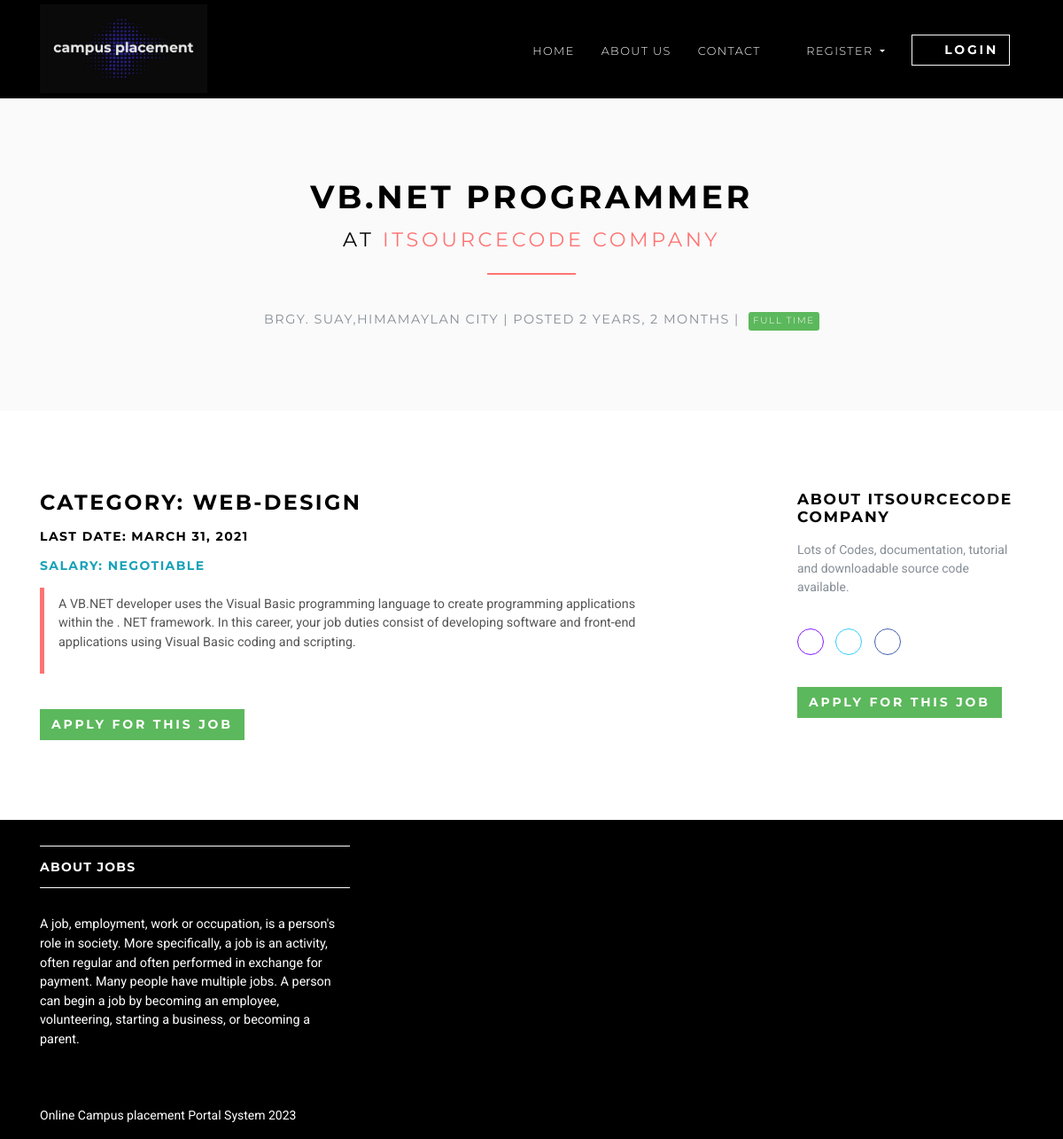
Screenshot of /jobs/1 with the database file from the repository.
### jobsapp/models.py (models this page shows, shortened)
class Job(models.Model):
    user = models.ForeignKey(User, on_delete=models.CASCADE)
    title = models.CharField(max_length=300)
    description = models.TextField()
    location = models.CharField(max_length=150)
    type = models.CharField(choices=JOB_TYPE, max_length=10)
    category = models.CharField(max_length=100)
    last_date = models.DateTimeField()
    company_name = models.CharField(max_length=100)
    company_description = models.CharField(max_length=300)
    website = models.CharField(max_length=100, default="")
    created_at = models.DateTimeField(default=timezone.now)
    filled = models.BooleanField(default=False)

### jobsapp/views/home.py (the view)
# urls.py: path('jobs/<int:id>', JobDetailsView.as_view(), name='jobs-detail'),
class JobDetailsView(DetailView):
    model = Job
    template_name = 'jobs/details.html'
    context_object_name = 'job'
    pk_url_kwarg = 'id'
    def get_object(self, queryset=None):
        obj = super(JobDetailsView, self).get_object(queryset=queryset)
        if obj is None:
            raise Http404("Job doesn't exists")
        return obj
    def get(self, request, *args, **kwargs):
        try:
            self.object = self.get_object()
        except Http404:
            raise Http404("Job doesn't exists")
        context = self.get_context_data(object=self.object)
        return self.render_to_response(context)

### templates/jobs/details.html (shortened to what this page needs)
{% extends 'base.html' %}
{% load static %}
{% load is_already_applied %}
{% block content %}
    <section class="bg-light-gray">
        <div class="container">
            <h1 class="heading">{{ job.title }}<br>
                <small>at <a href="#"> {{ job.company_name }}</a></small>
            </h1>
            <div class="job-detail-description"><i class="fa fa-map-marker job__location"> </i>
                {{ job.location }} | Posted {{ job.created_at|timesince }} |
                {% if job.type == '1' %}
                    <span class="badge featured-badge badge-success">Full time</span>
                {% elif job.type == '2' %}
                    <span class="badge featured-badge badge-primary">Part time</span>
                {% else %}
                    <span style="color: #ffffff;" class="badge featured-badge badge-warning">Internship</span>
                {% endif %}
            </div>
        </div>
    </section>
    <section>
        <div class="container">
            <div class="row">
                <div class="col-lg-8">
                    <h3>Category: {{ job.category }}</h3>
                    <h5>Last date: {{ job.last_date|date }}</h5>
                    <h5 class="text-info">Salary: Negotiable</h5>
                    <blockquote class="blockquote">
                        <p>{{ job.description }}</p>
                    </blockquote>
                    <div class="job-detail__apply-bottom">
                        {% if request.user.is_authenticated %}
                            {% is_already_applied job request.user as is_applied %}
                            {% if is_applied %}
                                <input type="button" class="btn btn-outline-white-primary" value="Already applied"/>
                            {% else %}
                                <form action="{% url 'jobs:apply-job' job.id %}" method="post">
                                    {% csrf_token %}
                                    <input type="hidden" name="job" value="{{ job.id }}">
                                    <input type="submit" class="btn btn-success"
                                           value="Apply for this job"/>
                                </form>
                            {% endif %}
                        {% else %}
                            <form action="{% url 'jobs:apply-job' job.id %}" method="post">
                                <input type="submit" class="btn btn-success"
                                       value="Apply for this job"/>
                            </form>
                        {% endif %}
                    </div>
                </div>
                <div class="col-lg-1"></div>
                <div class="col-lg-3">
                    <h4>About {{ job.company_name }}</h4>
                    <p class="job-detail__company-description">{{ job.company_description }}</p>
                    <p class="job-detail__social social social--outline">
                        <a href="{{ job.website }}" data-toggle="tooltip" data-placement="top" title="Website"
                           class="link">
                            <i class="fa fa-link"></i>
                        </a>
                        <a href="#" data-toggle="tooltip" data-placement="top" title="Twitter" class="twitter">
                            <i class="fa fa-twitter"></i>
                        </a>
                        <a href="#" data-toggle="tooltip" data-placement="top" title="Facebook" class="facebook">
                            <i class="fa fa-facebook"></i>
                        </a>
                    </p>
                    <div class="job-detail__apply-top">
                        {% if is_applied %}
                            <input type="button" class="btn btn-outline-white-primary" value="Already applied"/>
                        {% else %}
                            <form action="{% url 'jobs:apply-job' job.id %}" method="post">
                                <input type="submit" class="btn btn-success" value="Apply for this job"/>
                            </form>
                        {% endif %}
                    </div>
                </div>
            </div>
        </div>
    </section>
{% endblock %}

### static/css/style.default.css (style rules this page uses)
html { height: 100% }
body { height: 100%; background-color: yellowgreen; }
section { position: relative; padding-top: 90px; padding-bottom: 90px; }
.heading { text-align: center; margin-bottom: 40px }
.heading:after { content: " "; display: block; width: 100px; height: 2px; margin: 20px auto 20px; background: #ff7473 }
a, button { -webkit-transition: all .2s ease-out; transition: all .2s ease-out }
a i.fa, button i.fa { margin: 0 5px }
.bg-light-gray { background: #fafafa }
.badge { text-transform: uppercase; font-weight: 300; font-family: "Montserrat", Helvetica, Arial, sans-serif; font-size: 0.65rem; padding: 5px }
.featured-badge { font-weight: 300; border-radius: 3px; margin-left: 5px; padding: 5px; letter-spacing: 0.1rem }
.job__location { margin-right: 5px; color: #868e96 }
.job-detail-description { text-align: center; text-transform: uppercase; letter-spacing: 0.1em; font-family: "Montserrat", Helvetica, Arial, sans-serif; color: #868e96; font-size: 0.9rem }
.job-detail__company-description { color: #868e96 }
.job-detail__social { text-align: left !important; padding: 20px 0 }
.job-detail__apply-bottom { margin-top: 40px }
.heading small { font-size: 1.4rem }
.social--outline a { width: 30px; height: 30px; line-height: 30px; border-radius: 50%; border: 1px solid #ff7473; text-align: center; padding: 0; display: inline-block; margin-right: 10px }
.social--outline a.link { color: #871AFF; border-color: #871AFF }
.social--outline a.twitter { color: #3cf; border-color: #3cf }
.social--outline a.facebook { color: #4460ae; border-color: #4460ae }
.btn { font-weight: 700; font-family: "Montserrat", Helvetica, Arial, sans-serif; border: 1px solid transparent; text-transform: uppercase; letter-spacing: 0.2em; padding: .375rem .75rem; font-size: .875rem; line-height: 1.5; border-radius: 0; -webkit-transition: background-color 0.15s ease-in-out, border-color 0.15s ease-in-out, -webkit-box-shadow 0.15s ease-in-out; transition: background-color 0.15s ease-in-out, border-color 0.15s ease-in-out, -webkit-box-shadow 0.15s ease-in-out; transition: background-color 0.15s ease-in-out, border-color 0.15s ease-in-out, box-shadow 0.15s ease-in-out; transition: background-color 0.15s ease-in-out, border-color 0.15s ease-in-out, box-shadow 0.15s ease-in-out, -webkit-box-shadow 0.15s ease-in-out }
.btn-success { color: color-yiq(#5cb85c); background-color: #5cb85c; border-color: #5cb85c }
body { font-family: "Roboto", Helvetica, Arial, sans-serif; font-size: .875rem; font-weight: 400; line-height: 1.5; color: #555; background-color: #fff }
a { color: #ff7473; text-decoration: none }
h1, h2, h3, h4, h5, h6, .h1, .h2, .h3, .h4, .box-simple h3, .box-image .name h3, .box-image-text .top .name h3, .box-image-text .top .name h4, .h5, .h6 { margin-bottom: 1rem; font-family: "Montserrat", Helvetica, Arial, sans-serif; font-weight: 700; line-height: 1.2; color: #000000; text-transform: uppercase; letter-spacing: 0.1em }
h1, .h1 { font-size: 2.275rem }
h3, .h3 { font-size: 1.4875rem }
h4, .h4, .box-simple h3, .box-image .name h3, .box-image-text .top .name h3, .box-image-text .top .name h4 { font-size: 1.0675rem }
h5, .h5 { font-size: .875rem }
small, .small { font-size: 80%; font-weight: 400 }
.blockquote { padding: .5rem 1rem; margin-bottom: 2rem; font-size: .9rem; border-left: 5px solid #ff7473 }
.text-info { color: #17a2b8 !important }
.badge-success { color: color-yiq(#5cb85c); background-color: #5cb85c }

### rows the page displays
Job: title "VB.NET PROGRAMMER", company_name "ITSOURCECODE COMPANY", location "BRGY. SUAY,HIMAMAYLAN CITY", created_at "2 YEARS, 2 MONTHS", category "WEB-DESIGN", last_date "MARCH 31, 2021", description "A VB.NET developer uses the Visual Basic programming language to create programming applications within the . NET framework. In this career, your job duties consist of developing software and front-end applications using Visual Basic coding and scripting.", company_description "Lots of Codes, documentation, tutorial and downloadable source code available."
